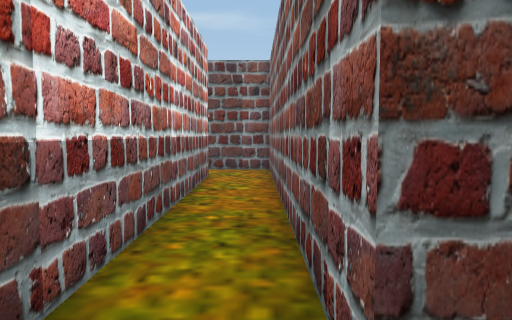
View 1 (above)

17 first-person views from a walk through a Unity game level. The camera is 1.3 m above the floor, tilts 4° down and sees 70° across. The floor is counted in squares, 1 m on a side. Each view is taken from the middle of a square. On the plan, view 1 faces up. The plan holds only what a view shows up to about 15 squares ahead; the rest is blank. The place goes on beyond the plan. The player character is not drawn.

View 2
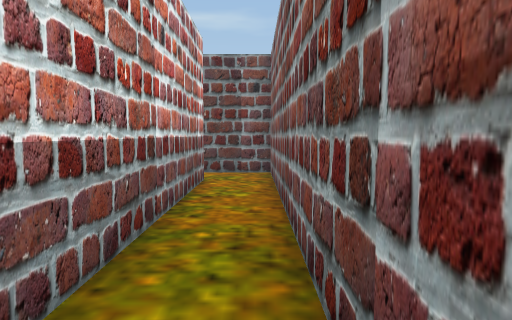

View 3
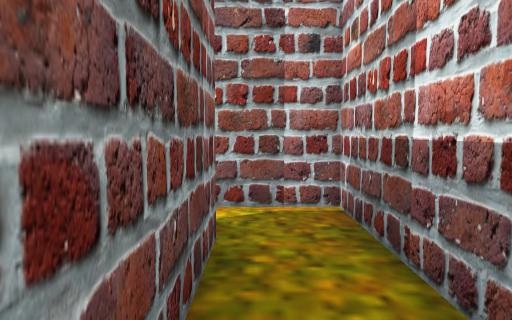

View 4
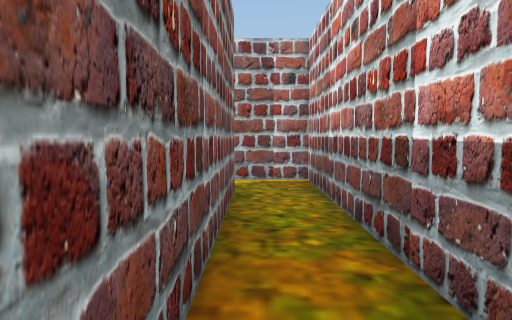

View 5
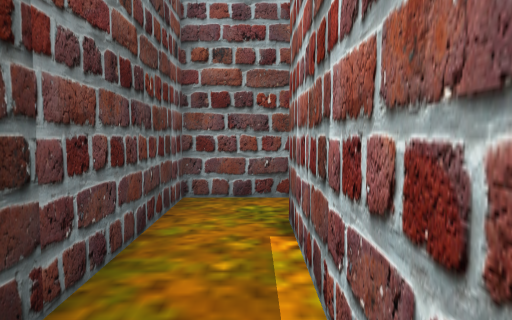

View 6
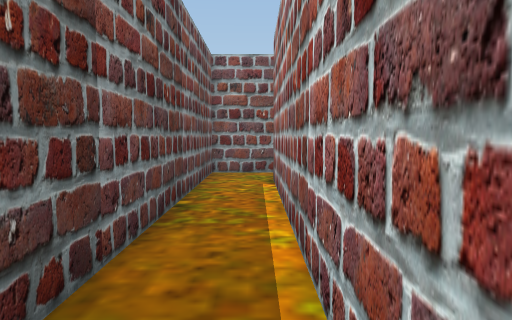

View 7
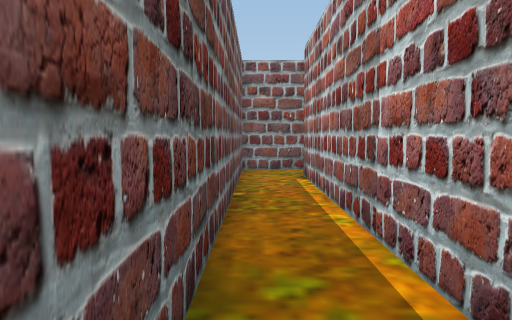

View 8
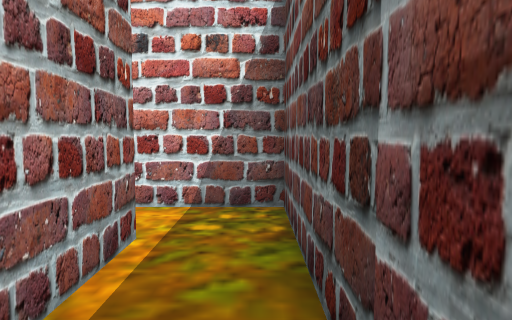

View 9
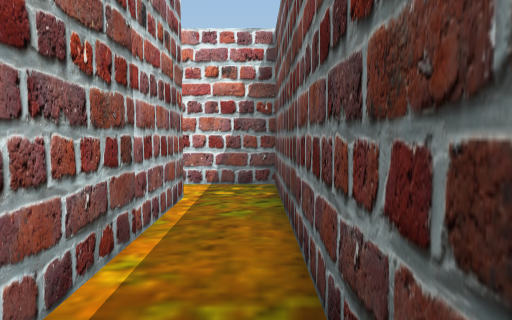

View 10
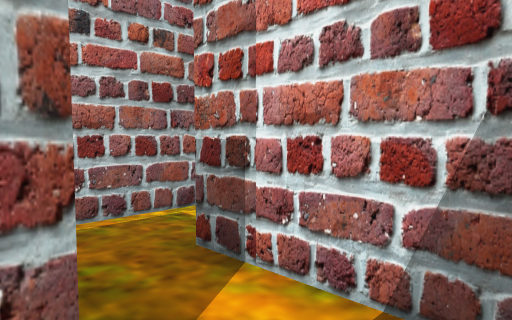

View 11
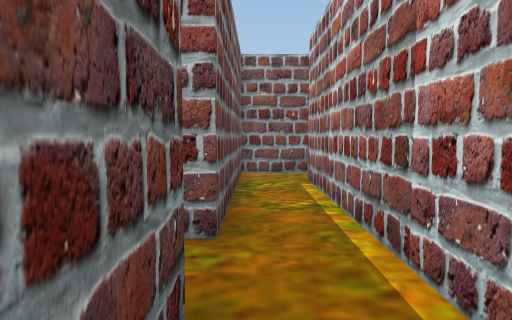

View 12
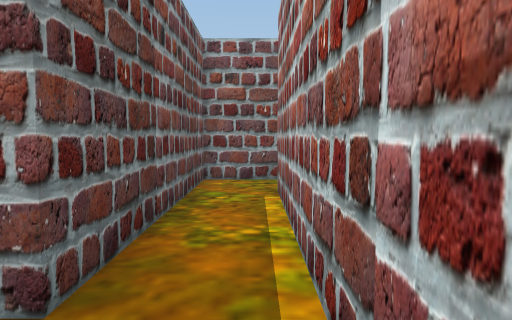

View 13
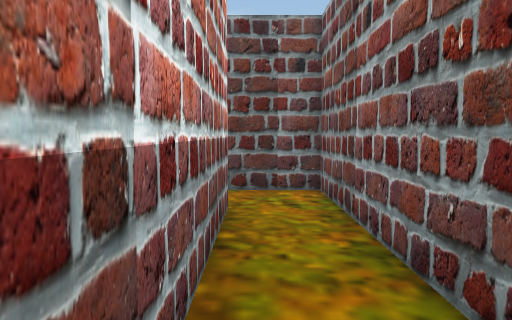

View 14
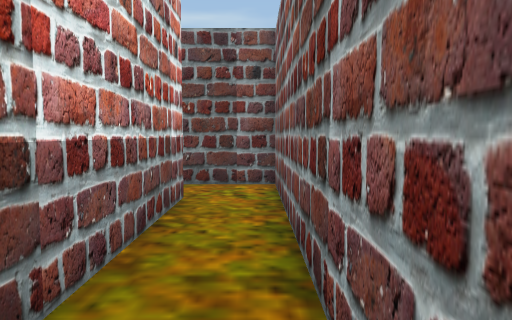

View 15
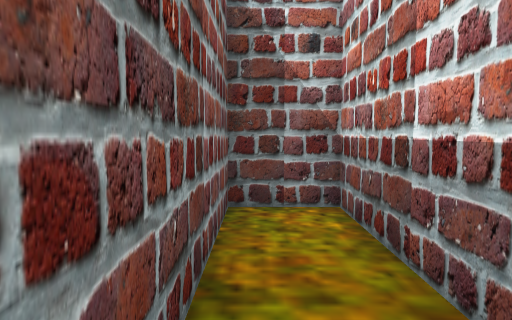

View 16
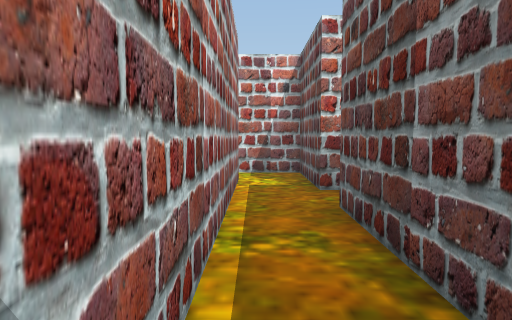

View 17
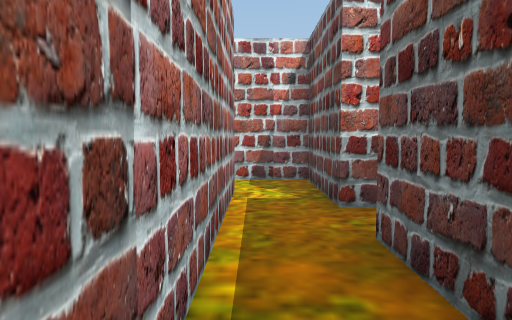

### Floor plan
Points are (right, up) in squares from view 1. A wall is a line through its corners. A room is listed if a view was taken in it or the views show most of it. See-through windows are left out.
Room 1 (views 1, 2, 3, 4, 5, 6, 7, 8, 9, 10)
walls: (1.1, 1.5) (0.5, 1.5) (0.5, 13.5) (-13.5, 13.5) (-13.5, 11.5); (-11.6, 11.5) (-1.5, 11.5) (-1.5, -0.5) (0.8, -0.5)
ways out: opening at (-12.5, 10.5) to room 3; opening at (1.5, 0.5)
Room 2 (views 11, 12)
walls: (-15.5, 7.5) (-13.5, 7.5); (-13.5, 9.5) (-17.5, 9.5) (-17.5, 8.9)
ways out: opening at (-14.5, 8.5) to room 3
Room 3 (views 13, 14, 15, 16, 17)
walls: (-13.5, 7.5) (-5.5, 7.5) (-5.5, -0.5) (-3.5, -0.5) (-3.5, 9.5) (-11.5, 9.5) (-11.5, 10); (-13.5, 11.5) (-13.5, 9.5)
ways out: opening at (-12.5, 10.5) to room 1; opening at (-14.5, 8.5) to room 2

Positions as (right, up) in squares from view 1, and headings:
1: (0, 0), facing up
2: (0, 1), facing up
3: (0, 6), facing down
4: (0, 10), facing down
5: (-7, 12), facing right
6: (-12, 12), facing right
7: (-13, 13), facing right
8: (-7, 13), facing left
9: (-4, 13), facing left
10: (-11, 13), facing down-left
11: (-16, 9), facing right
12: (-14, 8), facing right
13: (-5, 1), facing up
14: (-4, 0), facing up
15: (-4, 6), facing down
16: (-5, 8), facing left
17: (-7, 8), facing left
